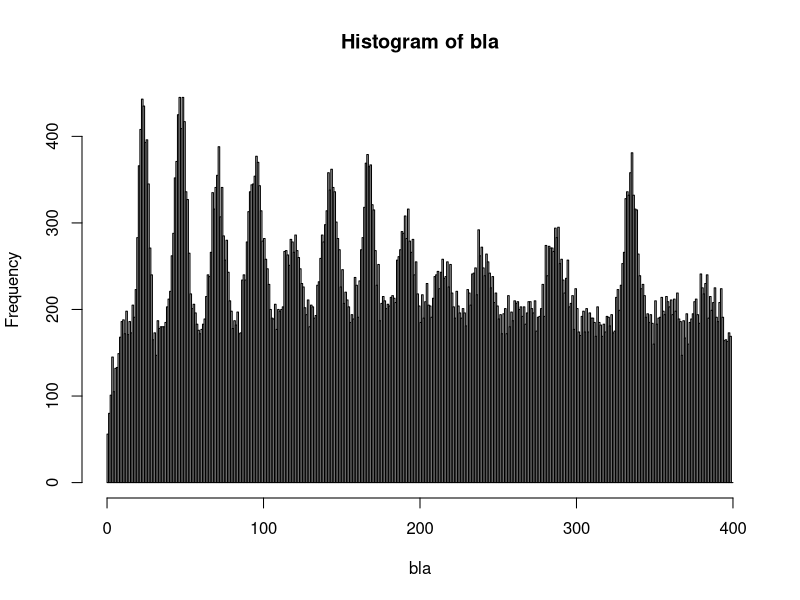
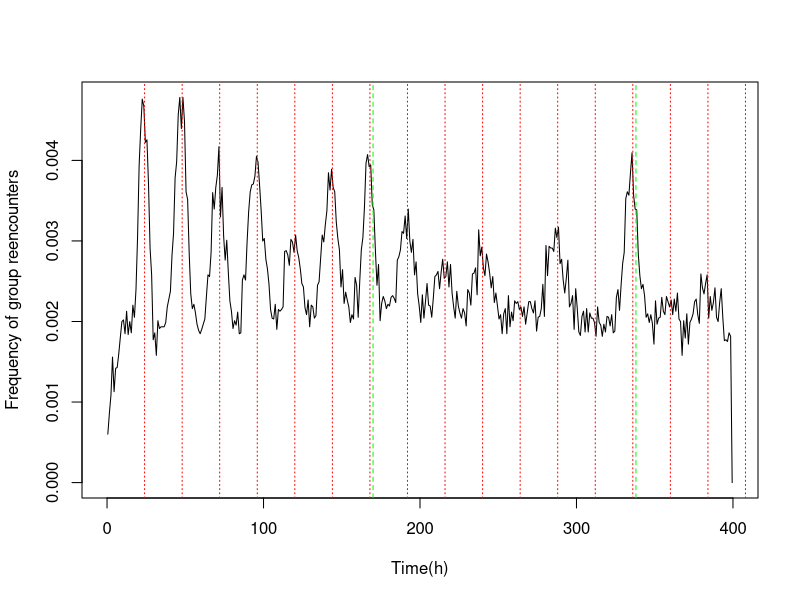
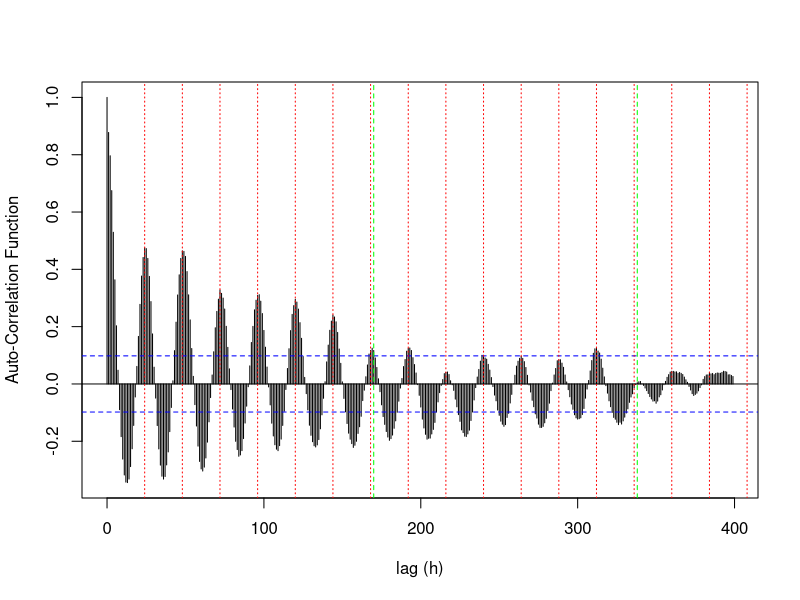

These figures' R source, in order:
suppressMessages(library(splines))



bla = read.csv("ict.csv",head=F)
bla = bla[bla$V1>0,]
bla = bla[bla< 400]
a = hist(bla,breaks = seq(0,400,by=1))
png("periodicity.png")
plot(a$mids,a$counts/sum(a$counts),type="l",xlim = c(0,400),xlab = "Time(h)", ylab="Frequency of group reencounters")
abline(v=seq(24,720,by=24),lty=3,col="red",lwd=1)
abline(v=seq(7*24+2,720,by=7*24),lty=2,col="green",lwd=1)
dev.off()

png("auto_corr.png")
acf(a$counts/sum(a$counts), lag.max = 400,xlab="lag (h)",ylab="Auto-Correlation Function", main="")
abline(v=seq(24,720,by=24),lty=3,col="red",lwd=1)
abline(v=seq(7*24+2,720,by=7*24),lty=2,col="green",lwd=1)
dev.off()
